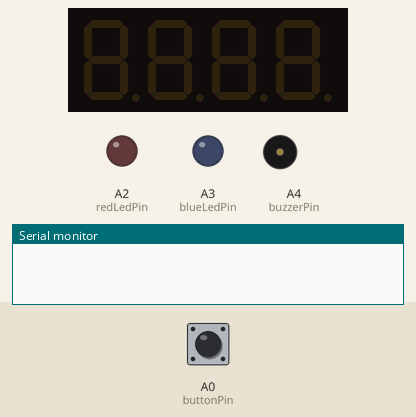
Simulated run of this sketch. Board: Arduino Uno, built with avr-gcc and run on an emulated ATmega328P. Parts: 4-digit seven-segment display, output pins drawn as LEDs (lit = HIGH), buzzer (waves = sounding, pin HIGH), the last lines printed to the serial monitor. Wiring (inferred from the names in the program): 4-digit 7-segment display, segments lit when LOW: segments pin 2, pin 3, pin 4, pin 5, pin 6, pin 7, pin 8, A1; digit selects pin 9, pin 10, pin 11, pin 12. The inputs (shaded band) are chosen by the test bench; at power-on: A0 (buttonPin) LOW. The segment pins are drawn as the display they are named for; pins used as bus, display or sensor lines are not drawn.

Above: at 1.2 s.
1.3 s: A0 (buttonPin) pulled HIGH for 3.2 s
At 5.3 s:
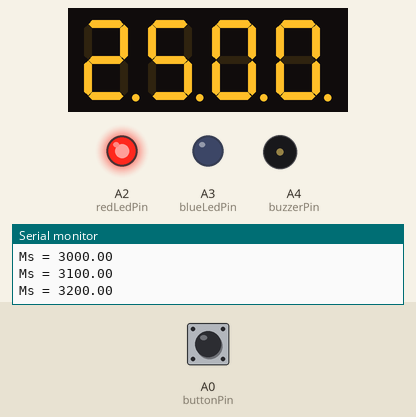
6.1 s: A0 (buttonPin) pulled HIGH for 1 s
At 7.7 s:
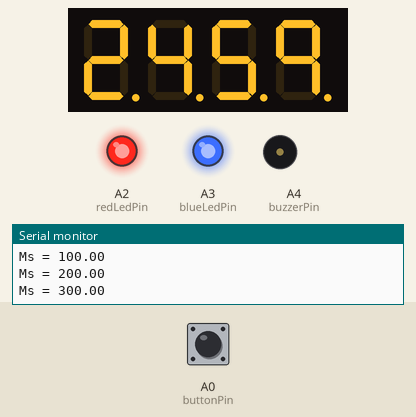
9.1 s: A0 (buttonPin) pulled HIGH for 0.15 s
At 10.2 s:
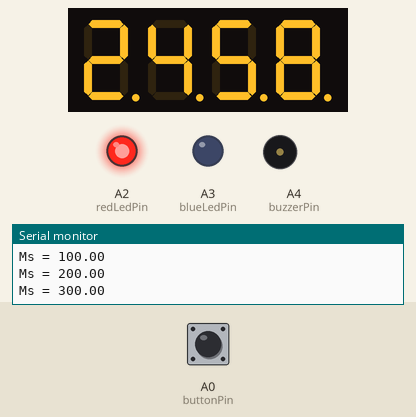
12.1 s: A0 (buttonPin) pulled HIGH for 1 s
At 13.5 s:
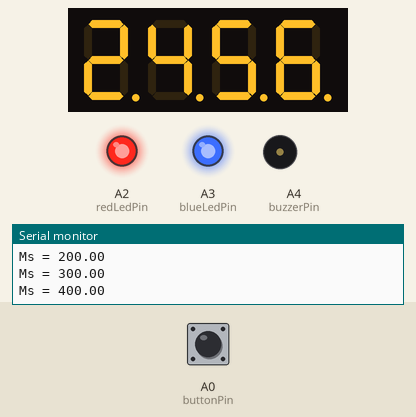
15.1 s: A0 (buttonPin) pulled HIGH for 0.15 s
At 16.2 s:
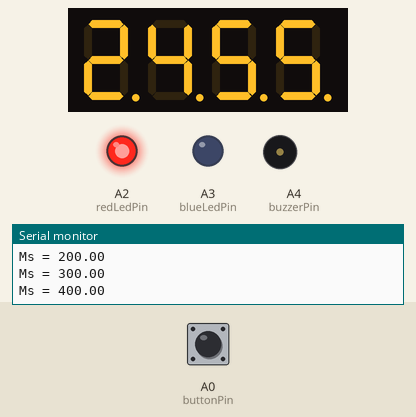
18.1 s: A0 (buttonPin) pulled HIGH for 3.2 s
At 19.7 s:
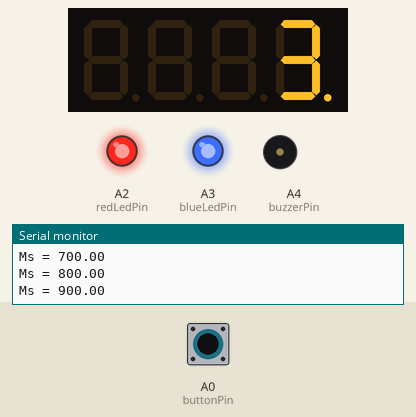
Timing chart, 0 to 21.2 s (numbered marks = the images above; inputs shaded):
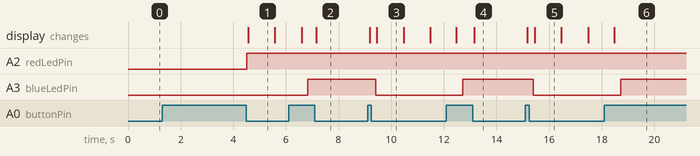

Measured:
- after the input at 1.3 s, A2 (redLedPin): LOW → HIGH after 3.2 s; the display: changes after 3.3 s (image 1)
- after the input at 6.1 s, A3 (blueLedPin): LOW → HIGH after 0.73 s
- after the input at 9.1 s, A3 (blueLedPin): HIGH → LOW after 0.31 s; the display: first changes after 0.08 s (image 3 shows a later state)
- after the input at 12.1 s, A3 (blueLedPin): LOW → HIGH after 0.62 s
- after the input at 15.1 s, A3 (blueLedPin): HIGH → LOW after 0.30 s; the display: first changes after 0.06 s (image 5 shows a later state)
- after the input at 18.1 s, A3 (blueLedPin): LOW → HIGH after 0.62 s
- what the display in image 1 shows lasts 1.0 s, from 4.6 s to 5.6 s

The sketch:

pomodoromainpowermode.ino
```cpp
// using analog pins as digital pins
int buttonPin = A0;
int greenLedPin = A1;
int redLedPin = A2;
int blueLedPin = A3;
int buzzerPin = A4;

// states
/*
 * pomoState:
 * 0 --> work
 * 1 --> shortbreak
 * 2 --> longbreak
 *
 * cycle: # of cycles of pomodoro
 * pause: pause state of timer
 * timerRunning: state for if timer is running
 */
int pomoState = 0; // 0 --> work | 1 --> shortbreak | 2 --> longbreak
int cycle = 0; // cycle of pomos
bool pause = false; // current pause state
int powerState = 0; // 0 --> off | 1 --> on

// timer function state to prevent keep running in loop
boolean timerRunning = false;

// 7 segment display pins
int pinA = 2;
int pinB = 3;
int pinC = 4;
int pinD = 5;
int pinE = 6;
int pinF = 7;
int pinG = 8;
int D1 = 9;
int D2 = 10;
int D3 = 11;
int D4 = 12;

// time for loops (timer and ringer)
long unsigned starttime;
long unsigned endtime;

void setup() {
  // init pin modes
  Serial.begin(9600);
  pinMode(buttonPin, INPUT);
  pinMode(greenLedPin, OUTPUT);
  pinMode(redLedPin, OUTPUT);
  pinMode(blueLedPin, OUTPUT);
  pinMode(buzzerPin, OUTPUT);

  // initialize digital pins as outputs for 7 segment display
  pinMode(pinA, OUTPUT);
  pinMode(pinB, OUTPUT);
  pinMode(pinC, OUTPUT);
  pinMode(pinD, OUTPUT);
  pinMode(pinE, OUTPUT);
  pinMode(pinF, OUTPUT);
  pinMode(pinG, OUTPUT);
  pinMode(D1, OUTPUT);
  pinMode(D2, OUTPUT);
  pinMode(D3, OUTPUT);
  pinMode(D4, OUTPUT);
}

// function to write number to any digit on display
void number(int digit, int number) {
  if (digit == 1) {
    digitalWrite(D1, HIGH);
    digitalWrite(D2, LOW);
    digitalWrite(D3, LOW);
    digitalWrite(D4, LOW);
  } else if (digit == 2) {
    digitalWrite(D1, LOW);
    digitalWrite(D2, HIGH);
    digitalWrite(D3, LOW);
    digitalWrite(D4, LOW);
  } else if (digit == 3) {
    digitalWrite(D1, LOW);
    digitalWrite(D2, LOW);
    digitalWrite(D3, HIGH);
    digitalWrite(D4, LOW);
  } else if (digit == 4) {
    digitalWrite(D1, LOW);
    digitalWrite(D2, LOW);
    digitalWrite(D3, LOW);
    digitalWrite(D4, HIGH);
  }
  if (number == 0) {
    digitalWrite(pinA, LOW);
    digitalWrite(pinB, LOW);
    digitalWrite(pinC, LOW);
    digitalWrite(pinD, LOW);
    digitalWrite(pinE, LOW);
    digitalWrite(pinF, LOW);
    digitalWrite(pinG, HIGH);
  } else if (number == 1) {
    digitalWrite(pinA, HIGH);
    digitalWrite(pinB, LOW);
    digitalWrite(pinC, LOW);
    digitalWrite(pinD, HIGH);
    digitalWrite(pinE, HIGH);
    digitalWrite(pinF, HIGH);
    digitalWrite(pinG, HIGH);
  } else if (number == 2) {
    digitalWrite(pinA, LOW);
    digitalWrite(pinB, LOW);
    digitalWrite(pinC, HIGH);
    digitalWrite(pinD, LOW);
    digitalWrite(pinE, LOW);
    digitalWrite(pinF, HIGH);
    digitalWrite(pinG, LOW);
  } else if (number == 3) {
    digitalWrite(pinA, LOW);
    digitalWrite(pinB, LOW);
    digitalWrite(pinC, LOW);
    digitalWrite(pinD, LOW);
    digitalWrite(pinE, HIGH);
    digitalWrite(pinF, HIGH);
    digitalWrite(pinG, LOW);
  } else if (number == 4) {
    digitalWrite(pinA, HIGH);
    digitalWrite(pinB, LOW);
    digitalWrite(pinC, LOW);
    digitalWrite(pinD, HIGH);
    digitalWrite(pinE, HIGH);
    digitalWrite(pinF, LOW);
    digitalWrite(pinG, LOW);
  } else if (number == 5) {
    digitalWrite(pinA, LOW);
    digitalWrite(pinB, HIGH);
    digitalWrite(pinC, LOW);
    digitalWrite(pinD, LOW);
    digitalWrite(pinE, HIGH);
    digitalWrite(pinF, LOW);
    digitalWrite(pinG, LOW);
  } else if (number == 6) {
    digitalWrite(pinA, LOW);
    digitalWrite(pinB, HIGH);
    digitalWrite(pinC, LOW);
    digitalWrite(pinD, LOW);
    digitalWrite(pinE, LOW);
    digitalWrite(pinF, LOW);
    digitalWrite(pinG, LOW);
  } else if (number == 7) {
    digitalWrite(pinA, LOW);
    digitalWrite(pinB, LOW);
    digitalWrite(pinC, LOW);
    digitalWrite(pinD, HIGH);
    digitalWrite(pinE, HIGH);
    digitalWrite(pinF, HIGH);
    digitalWrite(pinG, HIGH);
  } else if (number == 8) {
    digitalWrite(pinA, LOW);
    digitalWrite(pinB, LOW);
    digitalWrite(pinC, LOW);
    digitalWrite(pinD, LOW);
    digitalWrite(pinE, LOW);
    digitalWrite(pinF, LOW);
    digitalWrite(pinG, LOW);
  } else if (number == 9) {
    digitalWrite(pinA, LOW);
    digitalWrite(pinB, LOW);
    digitalWrite(pinC, LOW);
    digitalWrite(pinD, HIGH);
    digitalWrite(pinE, HIGH);
    digitalWrite(pinF, LOW);
    digitalWrite(pinG, LOW);
  }
  delay(4); // updates every 4 ms
}

// timer
void timer(int minutes, int seconds) {
  timerRunning = true; // running
  int timeseconds = (minutes * 60) + seconds;
  int currentseconds;
  int currentminutes;
  boolean timerresolved = false;

  while (timeseconds > 0) {
    while (pause) {
      // while paused display current time
      number(1, currentminutes/10);
      number(2, currentminutes%10);
      number(3, currentseconds/10);
      number(4, currentseconds%10);
      buttoncontrols();
    }
    currentseconds = timeseconds % 60;
    currentminutes = timeseconds / 60;
    starttime = millis();
    endtime = starttime;
    while ((endtime-starttime) <= 1000) {
      // write to display for duration of one second
      number(1, currentminutes/10);
      number(2, currentminutes%10);
      number(3, currentseconds/10);
      number(4, currentseconds%10);
      endtime = millis();
    }

    buttoncontrols();
    turnOnOff();

    timeseconds--;
  }
  if (timeseconds == 0) {
    // done timer
    // ring
    starttime = millis();
    endtime = starttime;
    while ((endtime - starttime) <= 3000) {
      tone(buzzerPin, 250, 500);
      delay(1000);
      endtime = millis();
    }

    // state change
    timerRunning = false;
    if (pomoState == 0 && cycle == 4) {
      pomoState = 2;
    } if (pomoState == 0) {
      // switch from work to shortbreak
      pomoState = 1;
    } else if (pomoState == 1 || pomoState == 2) {
      // switch from break to work
      pomoState = 0;
    }
  }
}

// button controls
void buttoncontrols() {
  if (digitalRead(buttonPin) == HIGH) {
    if (!pause) {
      pause = true;
    } else if (pause) {
      pause = false;
    }
    delay(300);
  }

  if (pause) {
    digitalWrite(blueLedPin, HIGH);
  } else {
    digitalWrite(blueLedPin, LOW);
  }
}

// turning on function
void turnOnOff() {
  float pressLength = 0;

  while (digitalRead(buttonPin) == HIGH) {
    delay(100);
    pressLength = pressLength + 100;

    Serial.print("Ms = ");
    Serial.println(pressLength);
  }

  if (pressLength >= 3000) {
    if (powerState == 0) {
      powerState = 1;
    } else {
      powerState = 0;
    }
  }
}

void loop() {
  /* State: (pomo)
   * 0 --> work cycle
   * 1 --> short break
   * 2 --> long break
   * 3 --> pause
   */

  // todo --> fix long breaks
  // refactor code
  // fix up remaining parts of circuit to make button accessible
  // sleep mode after button pressed for 3 seconds
  turnOnOff();
  // run when powerstate on
  if (powerState == 1) {
    // check if timer currently running
    if (!timerRunning) {
      // set state
      if (pomoState == 0) {
        // work
        digitalWrite(greenLedPin, LOW);
        digitalWrite(redLedPin, HIGH);

        //timer(25, 0);
        timer(25, 0);
      } else if (pomoState == 1) {
        // short break
        digitalWrite(greenLedPin, HIGH);
        digitalWrite(redLedPin, LOW);

        cycle++;
        timer(5, 0);
      } else if (pomoState == 2) {
        // long break
        digitalWrite(greenLedPin, HIGH);
        digitalWrite(redLedPin, LOW);

        cycle = 0;
        timer(20, 0);
      }
    }
  }
}
```
